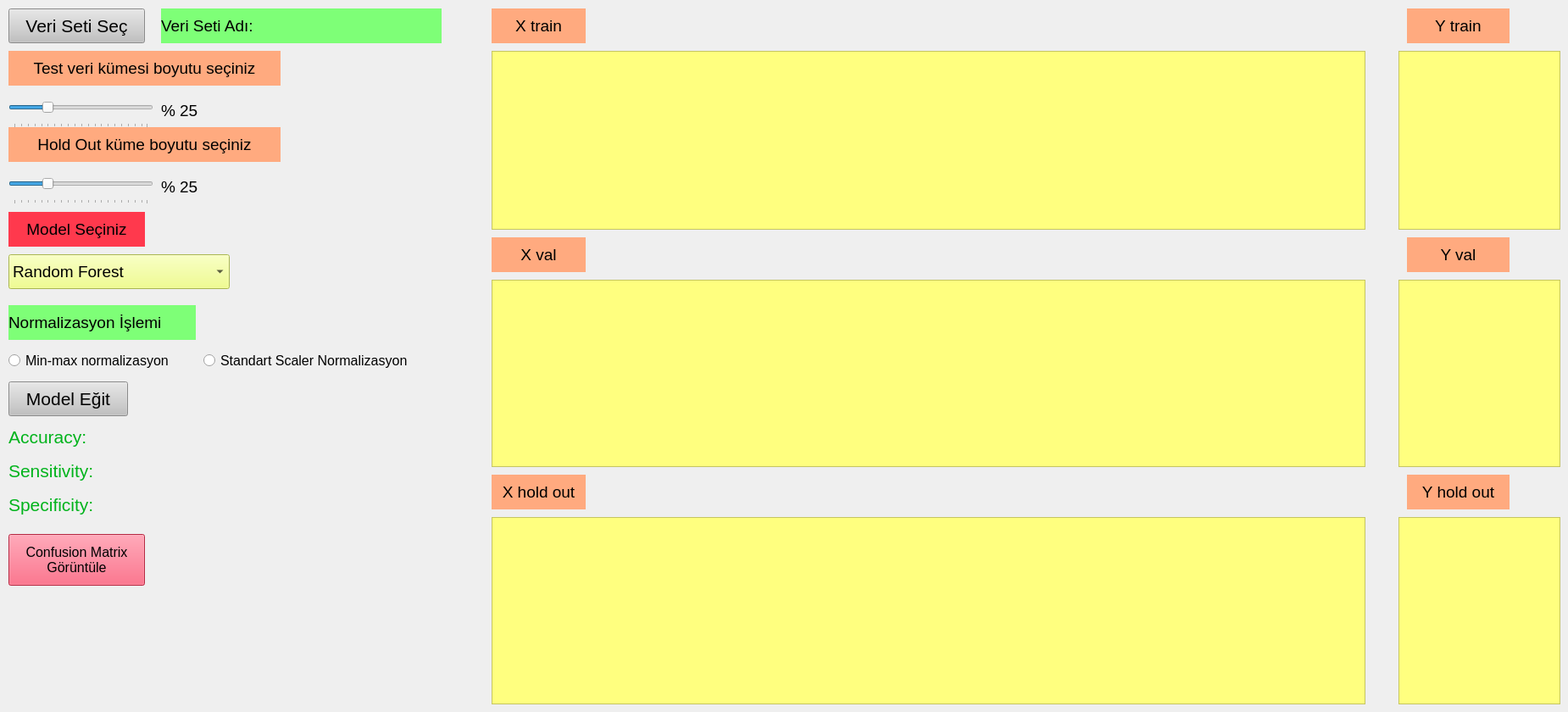
    <widget class="QWidget" name="tab_4">
     <attribute name="title">
      <string>Hold-out Model Eğitimi</string>
     </attribute>
     <widget class="QRadioButton" name="rbStanHoldOut">
      <property name="geometry">
       <rect>
        <x>240</x>
        <y>410</y>
        <width>241</width>
        <height>31</height>
       </rect>
      </property>
      <property name="font">
       <font>
        <pointsize>12</pointsize>
       </font>
      </property>
      <property name="text">
       <string>Standart Scaler Normalizasyon</string>
      </property>
     </widget>
     <widget class="QPushButton" name="btnveriHoldOut">
      <property name="geometry">
       <rect>
        <x>10</x>
        <y>10</y>
        <width>161</width>
        <height>41</height>
       </rect>
      </property>
      <property name="font">
       <font>
        <pointsize>16</pointsize>
       </font>
      </property>
      <property name="styleSheet">
       <string notr="true">background-color:rgb(193, 193, 193)</string>
      </property>
      <property name="text">
       <string>Veri Seti Seç</string>
      </property>
     </widget>
     <widget class="QLabel" name="lblACCHoldOut">
      <property name="geometry">
       <rect>
        <x>10</x>
        <y>500</y>
        <width>551</width>
        <height>31</height>
       </rect>
      </property>
      <property name="font">
       <font>
        <pointsize>16</pointsize>
       </font>
      </property>
      <property name="styleSheet">
       <string notr="true">color:rgb(0, 179, 27)</string>
      </property>
      <property name="text">
       <string>Accuracy:</string>
      </property>
     </widget>
     <widget class="QLabel" name="lblSenHoldOut">
      <property name="geometry">
       <rect>
        <x>10</x>
        <y>540</y>
        <width>521</width>
        <height>31</height>
       </rect>
      </property>
      <property name="font">
       <font>
        <pointsize>16</pointsize>
       </font>
      </property>
      <property name="styleSheet">
       <string notr="true">color:rgb(0, 179, 27)</string>
      </property>
      <property name="text">
       <string>Sensitivity:</string>
      </property>
     </widget>
     <widget class="QLabel" name="label_16">
      <property name="geometry">
       <rect>
        <x>10</x>
        <y>250</y>
        <width>161</width>
        <height>41</height>
       </rect>
      </property>
      <property name="font">
       <font>
        <pointsize>14</pointsize>
       </font>
      </property>
      <property name="styleSheet">
       <string notr="true">background-color:rgb(255, 57, 77)</string>
      </property>
      <property name="text">
       <string>Model Seçiniz</string>
      </property>
      <property name="alignment">
       <set>Qt::AlignCenter</set>
      </property>
     </widget>
     <widget class="QComboBox" name="cmbModelHoldOut">
      <property name="geometry">
       <rect>
        <x>10</x>
        <y>300</y>
        <width>261</width>
        <height>41</height>
       </rect>
      </property>
      <property name="font">
       <font>
        <pointsize>14</pointsize>
       </font>
      </property>
      <property name="styleSheet">
       <string notr="true">background-color: rgb(236, 255, 112);</string>
      </property>
      <property name="currentText">
       <string>Random Forest</string>
      </property>
      <item>
       <property name="text">
        <string>Random Forest</string>
       </property>
      </item>
      <item>
       <property name="text">
        <string>Decision Tree</string>
       </property>
      </item>
      <item>
       <property name="text">
        <string>KNN-Classifier</string>
       </property>
      </item>
     </widget>
     <widget class="QLabel" name="lblVeriSeti_11">
      <property name="geometry">
       <rect>
        <x>10</x>
        <y>60</y>
        <width>321</width>
        <height>41</height>
       </rect>
      </property>
      <property name="font">
       <font>
        <pointsize>14</pointsize>
       </font>
      </property>
      <property name="styleSheet">
       <string notr="true">background-color:rgb(255, 170, 127)</string>
      </property>
      <property name="text">
       <string>Test veri kümesi boyutu seçiniz</string>
      </property>
      <property name="alignment">
       <set>Qt::AlignCenter</set>
      </property>
     </widget>
     <widget class="QLabel" name="lblVeriSeti_16">
      <property name="geometry">
       <rect>
        <x>10</x>
        <y>360</y>
        <width>221</width>
        <height>41</height>
       </rect>
      </property>
      <property name="font">
       <font>
        <pointsize>14</pointsize>
       </font>
      </property>
      <property name="styleSheet">
       <string notr="true">background-color:rgb(126, 255, 119)</string>
      </property>
      <property name="text">
       <string>Normalizasyon İşlemi</string>
      </property>
     </widget>
     <widget class="QLabel" name="lblSpeHoldOut">
      <property name="geometry">
       <rect>
        <x>10</x>
        <y>580</y>
        <width>521</width>
        <height>31</height>
       </rect>
      </property>
      <property name="font">
       <font>
        <pointsize>16</pointsize>
       </font>
      </property>
      <property name="styleSheet">
       <string notr="true">color:rgb(0, 179, 27)</string>
      </property>
      <property name="text">
       <string>Specificity: </string>
      </property>
     </widget>
     <widget class="QLabel" name="lblVeriSetiHoldOut">
      <property name="geometry">
       <rect>
        <x>190</x>
        <y>10</y>
        <width>331</width>
        <height>41</height>
       </rect>
      </property>
      <property name="font">
       <font>
        <pointsize>14</pointsize>
       </font>
      </property>
      <property name="styleSheet">
       <string notr="true">background-color:rgb(126, 255, 119)</string>
      </property>
      <property name="text">
       <string>Veri Seti Adı: </string>
      </property>
     </widget>
     <widget class="QPushButton" name="btnModelEgitHoldOut">
      <property name="geometry">
       <rect>
        <x>10</x>
        <y>450</y>
        <width>141</width>
        <height>41</height>
       </rect>
      </property>
      <property name="font">
       <font>
        <pointsize>16</pointsize>
       </font>
      </property>
      <property name="styleSheet">
       <string notr="true">background-color:rgb(193, 193, 193)</string>
      </property>
      <property name="text">
       <string>Model Eğit</string>
      </property>
     </widget>
     <widget class="QLabel" name="lblBoyutHoldOut">
      <property name="geometry">
       <rect>
        <x>190</x>
        <y>110</y>
        <width>81</width>
        <height>41</height>
       </rect>
      </property>
      <property name="font">
       <font>
        <pointsize>14</pointsize>
       </font>
      </property>
      <property name="text">
       <string>% 25</string>
      </property>
     </widget>
     <widget class="QRadioButton" name="rbMinMaxHoldOut">
      <property name="geometry">
       <rect>
        <x>10</x>
        <y>410</y>
        <width>221</width>
        <height>31</height>
       </rect>
      </property>
      <property name="font">
       <font>
        <pointsize>12</pointsize>
       </font>
      </property>
      <property name="text">
       <string>Min-max normalizasyon</string>
      </property>
     </widget>
     <widget class="QPushButton" name="btnConfusionHoldOut">
      <property name="geometry">
       <rect>
        <x>10</x>
        <y>630</y>
        <width>161</width>
        <height>61</height>
       </rect>
      </property>
      <property name="font">
       <font>
        <pointsize>12</pointsize>
       </font>
      </property>
      <property name="styleSheet">
       <string notr="true">background-color:rgb(255, 57, 93)</string>
      </property>
      <property name="text">
       <string>Confusion Matrix 
Görüntüle</string>
      </property>
     </widget>
     <widget class="QSlider" name="hsVeriSetiBoyutuHoldOut">
      <property name="geometry">
       <rect>
        <x>10</x>
        <y>110</y>
        <width>171</width>
        <height>41</height>
       </rect>
      </property>
      <property name="font">
       <font>
        <pointsize>8</pointsize>
       </font>
      </property>
      <property name="styleSheet">
       <string notr="true"/>
      </property>
      <property name="singleStep">
       <number>5</number>
      </property>
      <property name="sliderPosition">
       <number>25</number>
      </property>
      <property name="orientation">
       <enum>Qt::Horizontal</enum>
      </property>
      <property name="tickPosition">
       <enum>QSlider::TicksBelow</enum>
      </property>
      <property name="tickInterval">
       <number>5</number>
      </property>
     </widget>
     <widget class="QSlider" name="hsVeriSetiBoyutuHoldOutVal">
      <property name="geometry">
       <rect>
        <x>10</x>
        <y>200</y>
        <width>171</width>
        <height>41</height>
       </rect>
      </property>
      <property name="font">
       <font>
        <pointsize>8</pointsize>
       </font>
      </property>
      <property name="styleSheet">
       <string notr="true"/>
      </property>
      <property name="singleStep">
       <number>5</number>
      </property>
      <property name="sliderPosition">
       <number>25</number>
      </property>
      <property name="orientation">
       <enum>Qt::Horizontal</enum>
      </property>
      <property name="tickPosition">
       <enum>QSlider::TicksBelow</enum>
      </property>
      <property name="tickInterval">
       <number>5</number>
      </property>
     </widget>
     <widget class="QLabel" name="lblVeriSeti_18">
      <property name="geometry">
       <rect>
        <x>10</x>
        <y>150</y>
        <width>321</width>
        <height>41</height>
       </rect>
      </property>
      <property name="font">
       <font>
        <pointsize>14</pointsize>
       </font>
      </property>
      <property name="styleSheet">
       <string notr="true">background-color:rgb(255, 170, 127)</string>
      </property>
      <property name="text">
       <string>Hold Out küme boyutu seçiniz</string>
      </property>
      <property name="alignment">
       <set>Qt::AlignCenter</set>
      </property>
     </widget>
     <widget class="QLabel" name="lblBoyutHoldOutVal">
      <property name="geometry">
       <rect>
        <x>190</x>
        <y>200</y>
        <width>81</width>
        <height>41</height>
       </rect>
      </property>
      <property name="font">
       <font>
        <pointsize>14</pointsize>
       </font>
      </property>
      <property name="text">
       <string>% 25</string>
      </property>
     </widget>
     <widget class="QLabel" name="lblVeriSeti_25">
      <property name="geometry">
       <rect>
        <x>580</x>
        <y>280</y>
        <width>111</width>
        <height>41</height>
       </rect>
      </property>
      <property name="font">
       <font>
        <pointsize>14</pointsize>
       </font>
      </property>
      <property name="styleSheet">
       <string notr="true">background-color:rgb(255, 170, 127)</string>
      </property>
      <property name="text">
       <string>X val</string>
      </property>
      <property name="alignment">
       <set>Qt::AlignCenter</set>
      </property>
     </widget>
     <widget class="QTableWidget" name="tblXValHoldOut">
      <property name="geometry">
       <rect>
        <x>580</x>
        <y>330</y>
        <width>1031</width>
        <height>221</height>
       </rect>
      </property>
      <property name="styleSheet">
       <string notr="true">background-color:rgb(255, 255, 127);</string>
      </property>
     </widget>
     <widget class="QTableWidget" name="tblYTrainHoldOut">
      <property name="geometry">
       <rect>
        <x>1650</x>
        <y>60</y>
        <width>191</width>
        <height>211</height>
       </rect>
      </property>
      <property name="styleSheet">
       <string notr="true">background-color:rgb(255, 255, 127);</string>
      </property>
     </widget>
     <widget class="QTableWidget" name="tblXTrainHoldOut">
      <property name="geometry">
       <rect>
        <x>580</x>
        <y>60</y>
        <width>1031</width>
        <height>211</height>
       </rect>
      </property>
      <property name="styleSheet">
       <string notr="true">background-color:rgb(255, 255, 127);</string>
      </property>
     </widget>
     <widget class="QLabel" name="lblVeriSeti_17">
      <property name="geometry">
       <rect>
        <x>1660</x>
        <y>10</y>
        <width>121</width>
        <height>41</height>
       </rect>
      </property>
      <property name="font">
       <font>
        <pointsize>14</pointsize>
       </font>
      </property>
      <property name="styleSheet">
       <string notr="true">background-color:rgb(255, 170, 127)</string>
      </property>
      <property name="text">
       <string>Y train</string>
      </property>
      <property name="alignment">
       <set>Qt::AlignCenter</set>
      </property>
     </widget>
     <widget class="QLabel" name="lblVeriSeti_19">
      <property name="geometry">
       <rect>
        <x>580</x>
        <y>10</y>
        <width>111</width>
        <height>41</height>
       </rect>
      </property>
      <property name="font">
       <font>
        <pointsize>14</pointsize>
       </font>
      </property>
      <property name="styleSheet">
       <string notr="true">background-color:rgb(255, 170, 127)</string>
      </property>
      <property name="text">
       <string>X train</string>
      </property>
      <property name="alignment">
       <set>Qt::AlignCenter</set>
      </property>
     </widget>
     <widget class="QTableWidget" name="tblYValHoldOut">
      <property name="geometry">
       <rect>
        <x>1650</x>
        <y>330</y>
        <width>191</width>
        <height>221</height>
       </rect>
      </property>
      <property name="styleSheet">
       <string notr="true">background-color:rgb(255, 255, 127);</string>
      </property>
     </widget>
     <widget class="QLabel" name="lblVeriSeti_24">
      <property name="geometry">
       <rect>
        <x>1660</x>
        <y>280</y>
        <width>121</width>
        <height>41</height>
       </rect>
      </property>
      <property name="font">
       <font>
        <pointsize>14</pointsize>
       </font>
      </property>
      <property name="styleSheet">
       <string notr="true">background-color:rgb(255, 170, 127)</string>
      </property>
      <property name="text">
       <string>Y val</string>
      </property>
      <property name="alignment">
       <set>Qt::AlignCenter</set>
      </property>
     </widget>
     <widget class="QTableWidget" name="tblXHoldOut">
      <property name="geometry">
       <rect>
        <x>580</x>
        <y>610</y>
        <width>1031</width>
        <height>221</height>
       </rect>
      </property>
      <property name="styleSheet">
       <string notr="true">background-color:rgb(255, 255, 127);</string>
      </property>
     </widget>
     <widget class="QLabel" name="lblVeriSeti_26">
      <property name="geometry">
       <rect>
        <x>580</x>
        <y>560</y>
        <width>111</width>
        <height>41</height>
       </rect>
      </property>
      <property name="font">
       <font>
        <pointsize>14</pointsize>
       </font>
      </property>
      <property name="styleSheet">
       <string notr="true">background-color:rgb(255, 170, 127)</string>
      </property>
      <property name="text">
       <string>X hold out</string>
      </property>
      <property name="alignment">
       <set>Qt::AlignCenter</set>
      </property>
     </widget>
     <widget class="QTableWidget" name="tblYHoldOut">
      <property name="geometry">
       <rect>
        <x>1650</x>
        <y>610</y>
        <width>191</width>
        <height>221</height>
       </rect>
      </property>
      <property name="styleSheet">
       <string notr="true">background-color:rgb(255, 255, 127);</string>
      </property>
     </widget>
     <widget class="QLabel" name="lblVeriSeti_27">
      <property name="geometry">
       <rect>
        <x>1660</x>
        <y>560</y>
        <width>121</width>
        <height>41</height>
       </rect>
      </property>
      <property name="font">
       <font>
        <pointsize>14</pointsize>
       </font>
      </property>
      <property name="styleSheet">
       <string notr="true">background-color:rgb(255, 170, 127)</string>
      </property>
      <property name="text">
       <string>Y hold out</string>
      </property>
      <property name="alignment">
       <set>Qt::AlignCenter</set>
      </property>
     </widget>
    </widget>
